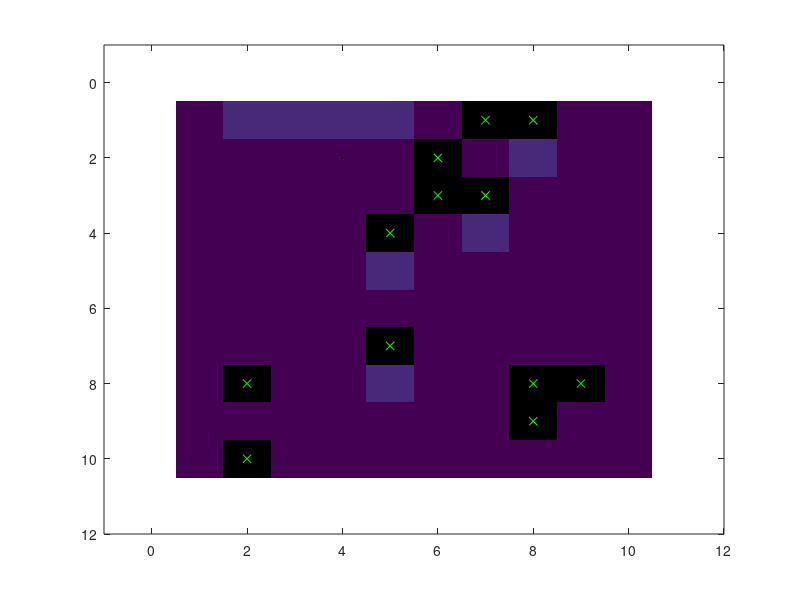

This chart was generated by the following MATLAB code:
%% Offline Computation
%grid alteral size
gridLateral = 10;

%random occupancy
stateSpace = rand(gridLateral)<0.1;

%obstacles
idObst = find(stateSpace);

%Free spots
freeStates = find(~stateSpace);
B = NaN(size(freeStates));

%Compute reduced form of B
for iStates = 1:numel(freeStates)
    
    %initial assumptions 4 direction moving and sensing
    
    %pre process each position
    pos = freeStates(iStates);
    
    %adjacent positions in linear indexing
    Adj = [pos + gridLateral; pos-1; pos - gridLateral; pos+1];
    
    % sonar's response
    sensArray = ~([ Adj(1) <= gridLateral^2;rem(Adj(2),gridLateral) ~= 0;
                    Adj(3) > 0;rem(Adj(4),gridLateral) ~= 1] & ... %borders
                    ~ismember(Adj,idObst)); %obstacles
    B(iStates) = bi2de(sensArray');
end

%% Initial state probability and correspodent image generation
Pi = ones(size(freeStates))/numel(freeStates);

imPi = NaN(gridLateral);
imPi(freeStates) = Pi;


%% Online 

%Robot initialization
% pos0 = freeStates(randi(numel(freeStates),1));
pos0 = datasample(freeStates,1);
pos = pos0;

%Initial Filtering
sensInt =  B(pos == freeStates);
alpha = (B == sensInt).*Pi;
Pi = alpha./sum(alpha);
alpha_old = alpha;
imPi(freeStates) = Pi;



%% Quick visualization
hFigure = figure(1);
[iy,ix]=ind2sub([gridLateral,gridLateral],[idObst;pos]);
hImage = image(imPi);
hold on
hPlot = plot(ix(1:end-1),iy(1:end-1),'xg',ix(end),iy(end),'.k');
%rectangle('Position',[0,0,gridLateral+1,gridLateral+1]);
xlim([-1,gridLateral+2])
ylim([-1,gridLateral+2])
hAxis = gca;
hold off

set(hAxis,'CLim',[0 1])
set(hImage,'CDataMapping','scaled')


%% Stop if mouse button is pressed
set(hFigure,'ButtonDownFcn','out = true;');
set(gca,'ButtonDownFcn','out = true;');

%initial assumptions 4 direction moving and sensing
out = false;

% while ~out
    
    %%%%%%%%%%%%%%%%%%%%
    % Where can you go?
    %%%%%%%%%%%%%%%%%%%%
    
    %adjacent positions in linear indexing
    Adj = [pos + gridLateral; pos-1; pos - gridLateral; pos+1];
    
    %elegible positions to move aka opposite of sonar's response
    elegAdj = ~de2bi(sensInt,4)';
    psbMov = Adj(elegAdj);
    a_i = ones(size(psbMov))./numel(psbMov);
    
    %Movement decision
    pos = datasample(Adj(elegAdj),1);
    
    %draw updated position
    [iy,ix]=ind2sub([gridLateral,gridLateral],pos);
    set(hPlot(2),'XData',ix(end),'YData',iy(end));
    
    %%%%%%%%%%%%%%%%%%%%
    % Where can I be?
    %%%%%%%%%%%%%%%%%%%%
    sensInt =  B(pos == freeStates);
    alpha = (B == sensInt);
    
    for j = find(alpha)
        
    end
    
    %%%%%%%%%%%%%%%%%%%%
    % What can 
    %%%%%%%%%%%%%%%%%%%%
    %pause(0.5)
% end

%close(hFigure)
